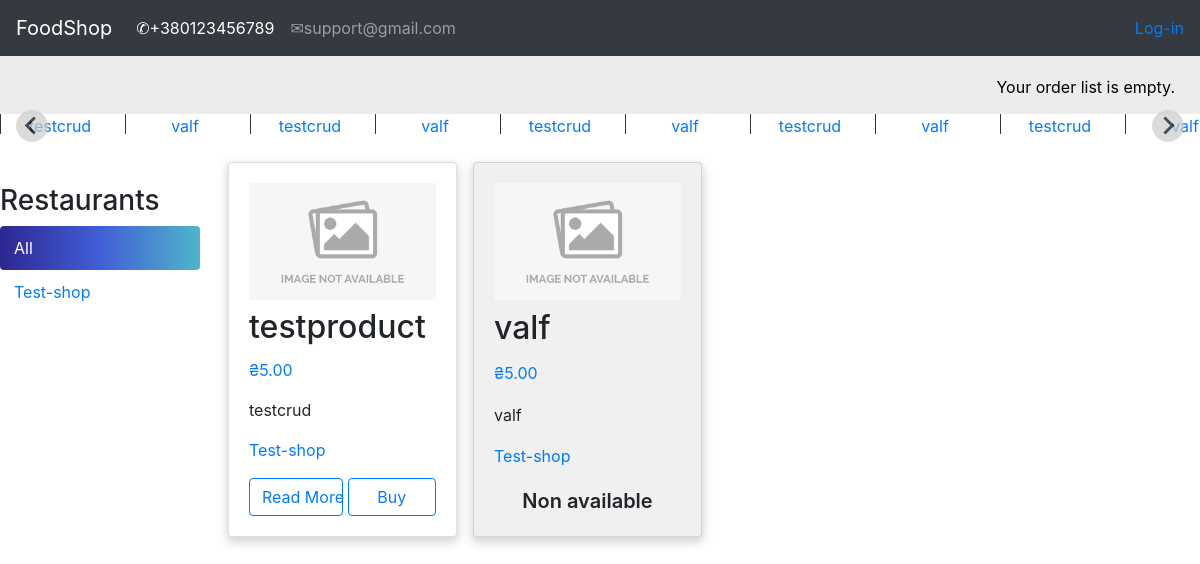
The page / on the database its author committed.
### shop/models.py (models this page shows, shortened)
class Category(models.Model):
    name = models.CharField(max_length=150, db_index=True)
    slug = models.SlugField(max_length=150, db_index=True, unique=True)
    class Meta:
        ordering = ('name',)
        default_related_name = "category"
    def __str__(self):
        return self.name

class Shop(models.Model):
    owner = models.OneToOneField(settings.AUTH_USER_MODEL, on_delete=models.CASCADE)
    name = models.CharField(max_length=150, db_index=True)
    slug = models.SlugField(max_length=150, db_index=True, unique=True)
    class Meta:
        ordering = ('name',)
        default_related_name = "shop"
    def __str__(self):
        return self.name

class Product(models.Model):
    shop = models.ForeignKey(Shop, on_delete=models.CASCADE)
    category = models.ForeignKey(Category, on_delete=models.CASCADE)
    name = models.CharField(max_length=150, db_index=True)
    slug = models.SlugField(max_length=150, db_index=True)
    image = models.ImageField(upload_to='image_products/%Y/%d/%m', default='image_products/no_img.png')
    description = models.TextField(blank=True)
    price = models.DecimalField(max_digits=10, decimal_places=2)
    available = models.BooleanField(default=True)
    created = models.DateTimeField(auto_now_add=True)
    updated = models.DateTimeField(auto_now=True)
    objects = ProductManager()
    class Meta:
        ordering = ('-created',)
        index_together = (('id', 'slug'),)
        default_related_name = "products"
    def get_absolute_url(self):
        return reverse('product_detail',
                       args=[self.id, self.slug])
    def get_shop_slug(self):
        shop = Shop.objects.get(name=self.shop)
        shop = shop.slug
        return reverse('product_list_by_shop',
                       args=[shop])

### shop/views.py (the view)
# urls.py: path('', views.product_list, name='product_list'),
def product_list(request, shop_slug=None, category_slug=None):
    orderlist_form = OrderListAddProductForm()
    shop = None
    shops = Shop.objects.all()
    category = None
    categories = Category.objects.all()
    products = Product.objects.available()
    products_non = Product.objects.non_available()
    if shop_slug:
        shop = Shop.objects.get(slug=shop_slug)
        products = products.filter(shop=shop)
        products_non = products_non.filter(shop=shop)
    if category_slug:
        category = Category.objects.get(slug=category_slug)
        products = products.filter(category=category)
        products_non = products_non.filter(category=category)
    products = products | products_non
    products = products.order_by('-available', '-created')
    return render(request, 'shop/index.html',
                  {'product_list': products,
                   'category': category,
                   'categories': categories,
                   'shop': shop,
                   'shops': shops,
                   "form": orderlist_form})

### orderlist/context_processors.py (called while the page is built)
def orderlist(request):
    return {'orderlist': OrderList(request)}

### orderlist/orderlist.py (called while the page is built)
    def __len__(self):
        return sum(item['count'] for item in self.orderlist.values())

### shop/models.py (called while the page is built)
    def available(self):
        return self.filter(available=True)

    def non_available(self):
        return self.filter(available=False)

    def get_query_set(self):
        return ProductQuerySet(self.model)

    def available(self):
        return self.get_query_set().available()

    def non_available(self):
        return self.get_query_set().non_available()

### templates/shop/index.html (shortened to what this page needs)
{% extends 'shop/base.html' %}
{% load static %}
{% load custom_tags %}
{% block context %}
<body>
{% if categories %}
<div class="splide mb-3">
        <div class="splide__track">
            <ul class="splide__list">
                {% for c in categories %}
                <li class="splide__slide"><a href="{% url 'product_category' c.slug %}">{{ c.name }}</a></li>
                {% endfor %}
            </ul>
        </div>
    </div>
{% endif %}
<div id="sidebar">
        <h3>Restaurants</h3>
        <ul>
            <li {% if not shop %} class="selected"{% endif %}>
                <a href="{% url 'product_list' %}">All</a>
            </li>
            {% for c in shops %}
                <li {% if shop.slug == c.slug %} class="selected"{% endif %}>
                    <a href="{% url 'product_list_by_shop' c.slug%}">{{ c.name }}</a>
                </li>
            {% endfor %}
        </ul>
    </div>
{% if product_list %}
<div class="row">
      {% for product in product_list %}
        <div class="post-item  col-12 col-sm-6 col-md-6 col-lg-3 p-2">
          <div class="card h-100 card-product align-items-center {% if not product.available %} gray-bg {% endif %}">
            <div class="card-body card-flex">
              <div class="product-image mb-2">
                <img src="{{ product.image.url }}">
              </div>
              <h2 class="card-title">{{ product.name }}</h2>
              <p class="text-primary">₴{{ product.price}}</p>
              <p class="card-text">{{product.category|safe | truncatewords:10 }}</p>
              <p class="card-text"><a href="{{ product.get_shop_slug }}">
                  {{product.shop|safe | truncatewords:10 }}</a></p>
              {% if product.available %}
              <div class="d-flex justify-content-between">
              <a href="{{ product.get_absolute_url }}" style="width:50%; margin-right: 5px" class="btn btn-outline-primary">Read More</a>
              <a href="javascript:;" onclick="document.getElementById('product-add-{{ product.id }}').submit();"
                                                                   style="width: 50%" class="btn btn-outline-primary">Buy</a>
              {% else %}
                <p class="card-text" style="text-align: center; font-size: 20px; font-weight: 600">Non available</p>
              {% endif %}
              </div>
            </div>
          </div>
        </div>
      {% endfor %}
{% else %}
<p style="font-style:oblique; font-size: 400%">Sorry, there are no products in this collection.</p>
{% endif %}
</body>
</html>
{% endblock context %}

### static/css/style.css (style rules this page uses)
html { overflow-x: hidden; }
#sidebar { width:220px; padding:30px 20px 0 0; float:left; }
#sidebar ul { margin:0; padding:0; }
#sidebar ul li { margin:0; list-style:none; padding:10px 14px; }
#sidebar ul li a { display:block; }
#sidebar ul li.selected { background: rgb(45,39,145); background: linear-gradient(90deg, rgba(45,39,145,1) 0%, rgba(65,95,214,1) 50%, rgba(79,181,201,1) 100%); border-radius:4px; }
#sidebar ul li.selected a { color:#fff; }
.card-flex { display:flex; flex-direction:column; justify-content:space-between; }
.card-product { box-shadow: 0px 4px 10px 1.7px rgb(34 60 80 / 20%); }
.gray-bg { background-color: RGBA(0,0,0,0.06); }
.product-image { max-width: 360px; max-height: 420px; }
.product-image img { display: block; max-width: 100%; object-fit: cover; }

### static/categories-slider/style.css (style rules this page uses)
.splide__slide { text-align: center; position: relative; }
.splide__slide a { text-decoration: none; }
.splide__slide::after { content: ''; position: absolute; left: 0; top: 0; display: block; width: 1px; height: 20px; background-color: #333; }

### rows shown on the page
Category: name "testcrud"
Category: name "valf"
Shop: name "Test-shop"
Product: image (placeholder picture), name "testproduct", price "5.00", category "testcrud", shop "Test-shop"
Product: image (placeholder picture), name "valf", price "5.00", category "valf", shop "Test-shop", available "Non available"
